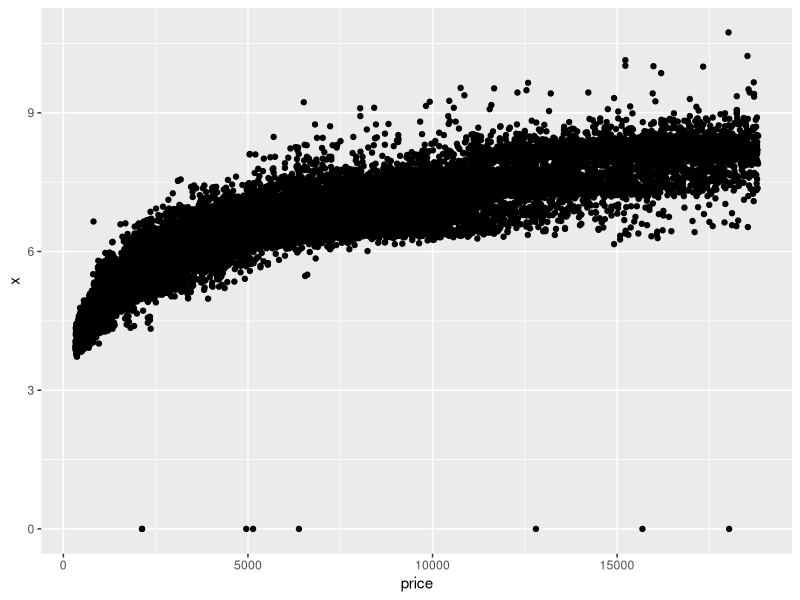
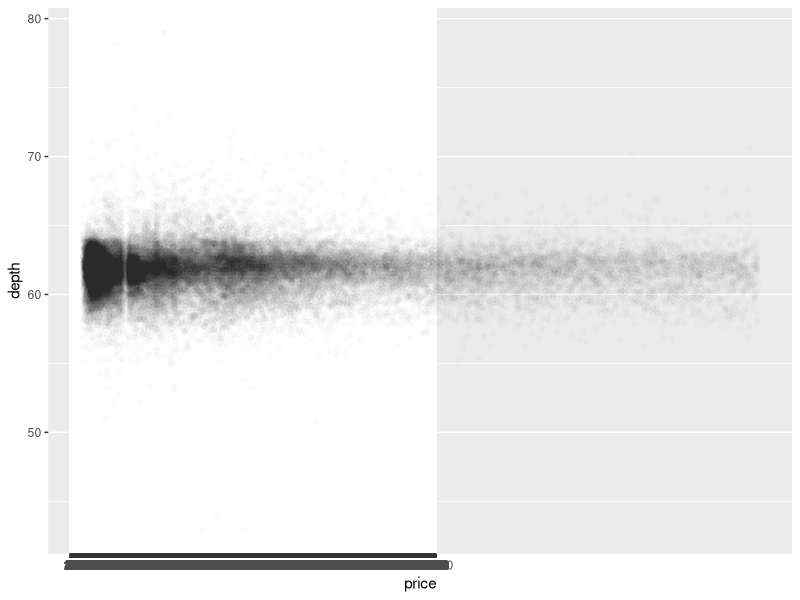
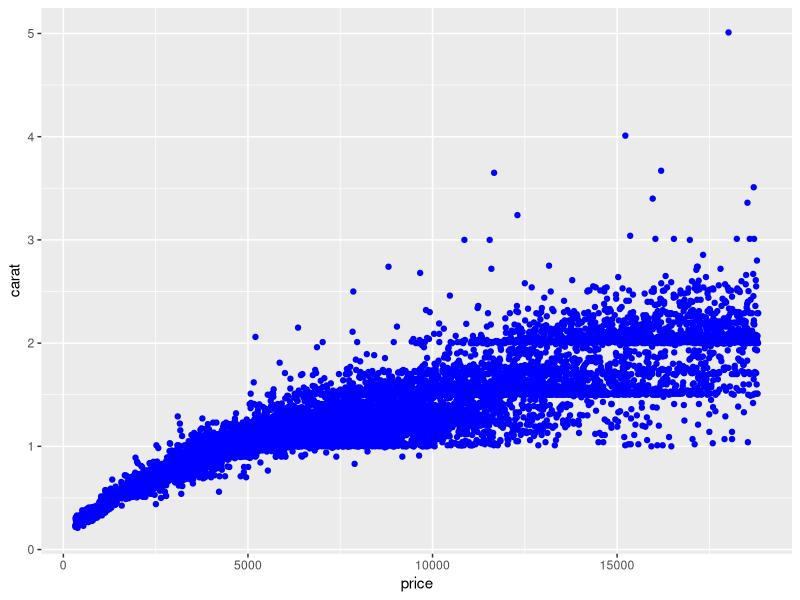
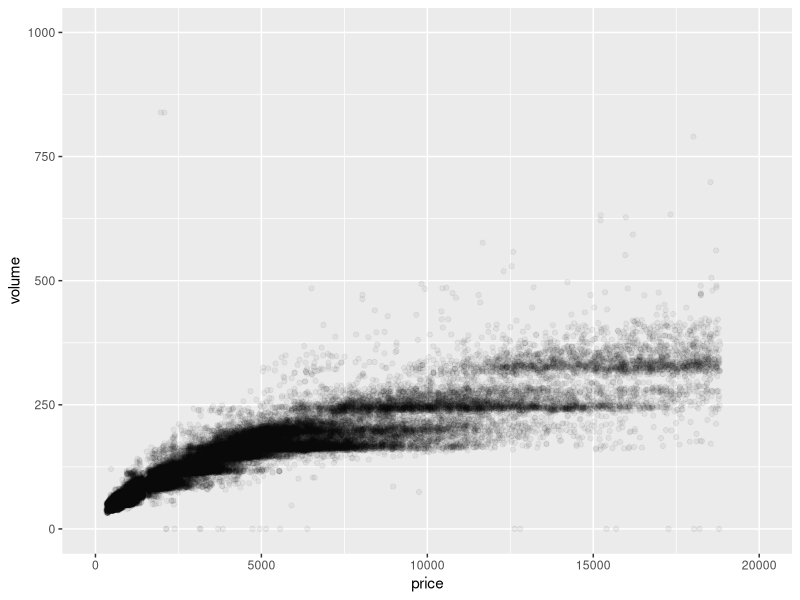

Generate these figures, in order, with R: (Note: this script raises an error after producing the figures.)
## ---- chunk 1
getwd()
setwd('C:/Users/Ashmeet/Desktop/Udacity/')
library(ggplot2)
## ---- chunk 2
ggplot(aes(x = price, y = x), data = diamonds) + geom_point()
## ---- chunk 3
cor.test(diamonds$x, diamonds$price, method = 'pearson')
cor.test(diamonds$y, diamonds$price, method = 'pearson')
cor.test(diamonds$z, diamonds$price, method = 'pearson')

## ---- chunk 4
ggplot(aes(x = price, y = depth), data = diamonds) + geom_point(alpha = 1/100) + scale_x_continuous(breaks = seq(0,10000,2))
## ---- chunk 5
cor.test(diamonds$depth, diamonds$price, method = 'pearson')

## ---- chunk 6
ggplot(aes(x = price, y = carat), data = diamonds) +
  geom_point(stat = 'summary', fun.y = quantile, fun.x = quantile, probs = .01, color = 'blue')

## ---- chunk 7
volume <- diamonds$x * diamonds$y * diamonds$z
ggplot(aes(x = price, y = volume), data = diamonds) +
  geom_point(alpha = 1/20) + coord_cartesian(xlim = c(0, 20000),ylim = c(0, 1000))

## ---- chunk 8
install.packages('plyr')
library(plyr)
d <- count(diamonds$volume == 0)
detach("package:plyr", unload=TRUE)
## ---- chunk 9
#adding variable to a data set.
diamonds$volume <- diamonds$x * diamonds$y * diamonds$z

new_diamonds <- subset(diamonds, (volume > 0 && volume < 800))


cor.test(new_diamonds$price, new_diamonds$volume, method = 'pearson')

## ---- chunk 10
ggplot(aes(x = price, y = volume), data = new_diamonds) +
  geom_point(alpha = 1/20) +
  geom_smooth(method = 'lm', color = 'red') + coord_cartesian(xlim = c(0, 20000),ylim = c(0, 1000))
## ---- chunk 11
library(dplyr)
diamonds_Clarity <- group_by(diamonds, clarity)

diamondsByClarity <- summarise(diamonds_Clarity, 
          mean_price = mean(price),
          median_price = median(as.numeric(price)),
          min_price = min(price),
          max_price = max(price),
          n = n())
diamondsByClarity <- arrange(diamondsByClarity,clarity)

head(diamondsByClarity,8)

#alternate method using%.%
diamondsByClarity <- diamonds %>%
  group_by(Clarity)%>%
  summarise(mean_price =mean(price),
            median_price = median(as.numeric(price)),
            min_price = min(price),
            max_price = max(price),
            n = n())%>%
  
  arrange(Clarity)

## ---- chunk 12
diamonds_by_clarity <- group_by(diamonds, clarity)
diamonds_mp_by_clarity <- summarise(diamonds_by_clarity, mean_price = mean(price))

diamonds_by_color <- group_by(diamonds, color)
diamonds_mp_by_color <- summarise(diamonds_by_color, mean_price = mean(price))

diamonds_by_cut <- group_by(diamonds, cut)
diamonds_mp_by_cut <- summarise(diamonds_by_cut, mean_price = mean(price))

p1 <- barplot(diamonds_mp_by_clarity$mean_price,
        names.arg = diamonds_mp_by_clarity$clarity,
        main = "Diamond Prices by Clarity")

p2 <- barplot(diamonds_mp_by_color$mean_price,
        names.arg = diamonds_mp_by_color$color,
        main = "Diamond Prices by Color")

p1 <- barplot(diamonds_mp_by_cut$mean_price,
        names.arg = diamonds_mp_by_cut$cut,
        main = "Diamond Prices by Cut")

library(gridExtra)
grid.arrange(p2, p1, ncol = 1)

